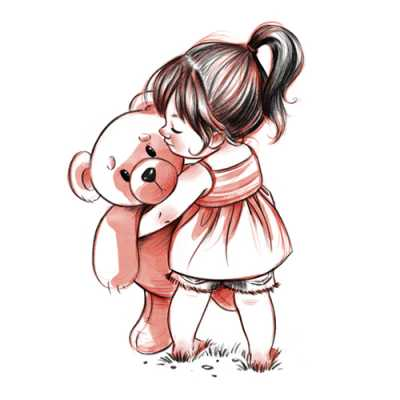
#> input picture dp.jpg, 400 x 400 px
$ python splitmerge.py
#> lines starting #> are read from the running program, lines starting #| are printed output that depends on the picture
import cv2
img=cv2.imread('dp.jpg')
#> img is the input picture: shape (400, 400, 3); mean B, G, R 223.7, 225, 235
print(img.shape)
#| (400, 400, 3)
print(img.size)
#| 480000
print(img.dtype)
#| uint8
b,g,r = cv2.split(img)
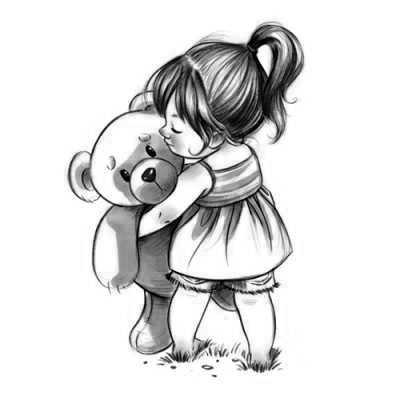
#> b: shape (400, 400); min 0, max 255, mean 223.7
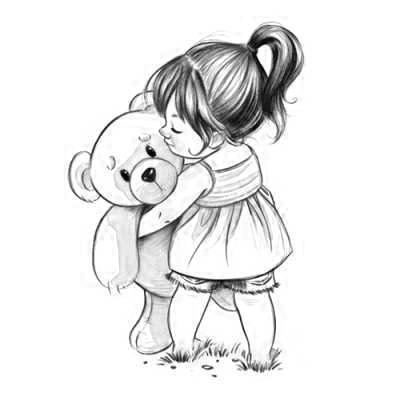
#> r: shape (400, 400); min 0, max 255, mean 235
img = cv2.merge((b,g,r))
cv2.imshow('img',img)
cv2.waitKey()
cv2.destroyAllWindows()

$ run again, with mix.jpg copied over dp.jpg
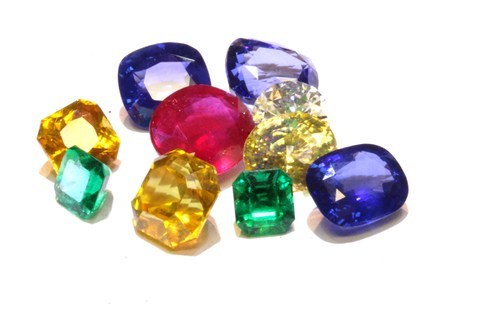
#> input picture mix.jpg, 500 x 333 px
#> img is the input picture: shape (333, 500, 3); mean B, G, R 212.2, 215, 221.7
#| (333, 500, 3)
#| 499500
#| uint8
#> `b,g,r = cv2.split(img)`:
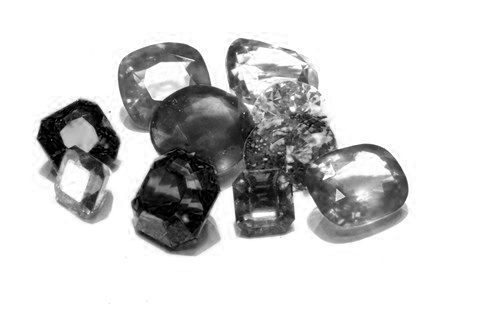
#> b: shape (333, 500); min 0, max 255, mean 212.2
#> `b,g,r = cv2.split(img)`:
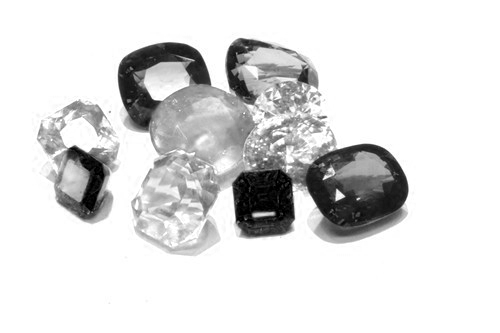
#> r: shape (333, 500); min 0, max 255, mean 221.7
